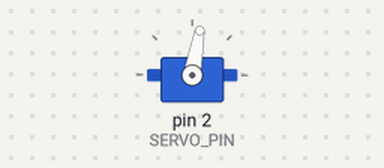
A sketch run on a simulated Arduino Uno, built with avr-gcc and run on an emulated ATmega328P. Parts: servo.

Above: at 0.05 s.
At 5.65 s:
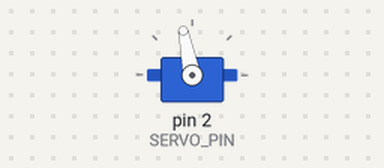
At 11.15 s:
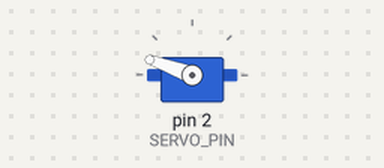
At 22.25 s:
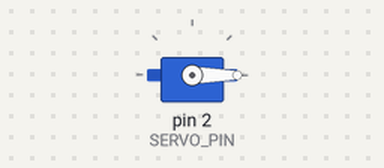
Timing chart, 0 to 29.0 s (numbered marks = the images above):
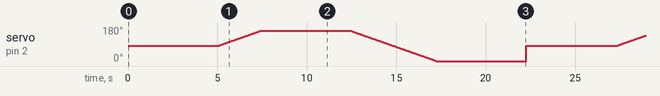

The sketch:

Guide_Servo_Example_2.ino
```cpp
#include <Servo.h>
#define SERVO_PIN 2
Servo servo1;
void setup() {
  // put your setup code here, to run once:
  servo1.attach(SERVO_PIN);
  servo1.write(0);
}

void loop() {
  servo1.write(80);
  delay(5000);
  // put your main code here, to run repeatedly:
  for(int i = 80; i <= 160; i++) {
    servo1.write(i);
    delay(30);
  }
  delay(5000);
  for(int i = 160; i >= 0; i--) {
    servo1.write(i);
    delay(30);
  }
  servo1.write(0);
  delay(5000);
}
```
